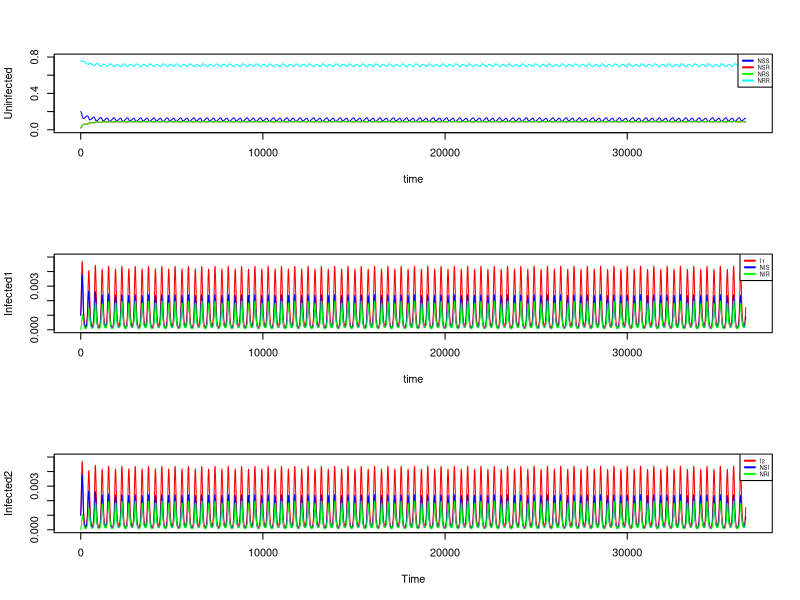
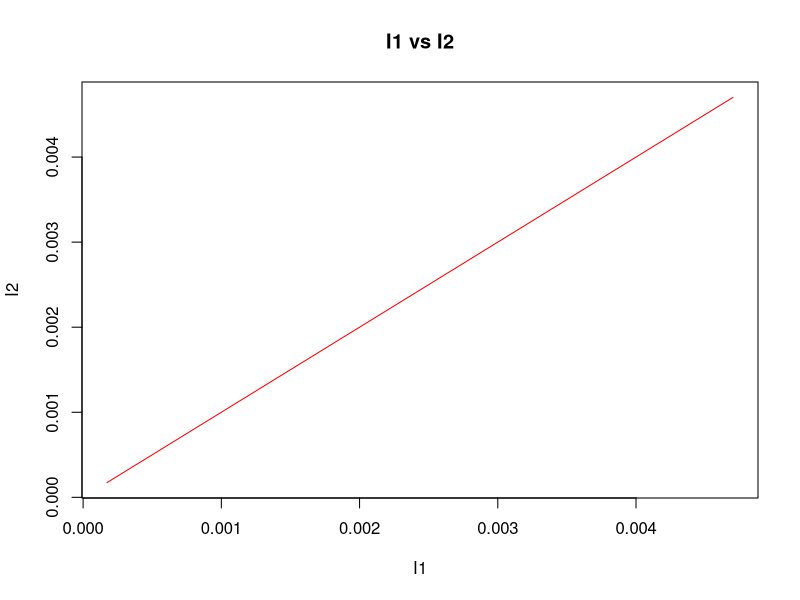

Reproduce these figures in R, in order.
####### Two Strains with Competition ####################
## Two-strain model with optional sinusoidal forcing
## Implemented with deSolve (lsoda) in R
#########################################################

# load package to solve ODEs from R
require(deSolve);

## Function to output system of ODE's at each time point #########################################
diff_eqs <- function(t,y,p){
  beta = p[[1]]
  gamma = p[[2]]
  mu = p[[3]]
  alpha = p[[4]]
  epsilon = p[[5]]
  omega = p[[6]]
  forcing = p[[7]]
  
  if(forcing == 1){
      force = 1 + epsilon*cos(omega*t) # seasonal forcing
  }
  if(forcing == 0){
      force = 1 # no forcing
  }
 
  N = y
  
  with(as.list(p),{
    NSS = N[1]
    NIS = N[2]
    NRS = N[3]
    NSI = N[4]
    NRI = N[5]
    NSR = N[6]
    NIR = N[7]
    I1 = NIS + NIR
    I2 = NSI + NRI
    
    #adjust transmission rate according to forcing
    beta = beta*force
    
    #differential equations
    dNSS.dt = mu - NSS*(beta[1]*I1 + beta[2]*I2) - mu*NSS
    dNIS.dt = NSS*(beta[1]*I1) - gamma[1]*NIS - mu*NIS
    dNRS.dt = gamma[1]*NIS - alpha[2]*beta[2]*I2*NRS - mu*NRS
    dNSI.dt = beta[2]*NSS*I2 - gamma[2]*NSI - mu*NSI
    dNRI.dt = alpha[2]*beta[2]*I2*NRS - gamma[2]*NRI - mu*NRI
    dNSR.dt = gamma[2]*NSI - alpha[1]*beta[1]*I1*NSR - mu*NSR
    dNIR.dt = alpha[1]*beta[1]*I1*NSR - gamma[1]*NIR - mu*NIR
    return(list(c(dNSS.dt,dNIS.dt,dNRS.dt, dNSI.dt, dNRI.dt, dNSR.dt, dNIR.dt)))
  })
}

#### Run the simulation ##############################################################################
# specify initial conditions
NSS = 0.2
NIS = 1e-3
NRS = 0.02
NRI = 0.0
NSI = 1e-3
NSR = 0.02
NIR = 0.0

# specify model parameters
beta = c(5,5)/7
gamma = c(1,1)/7
mu = 1/(10*365)
alpha = c(1,1)
epsilon = .1
omega = 2*(pi/365)
# optional observation noise
obs_sd = 0

# turn on/off forcing
forcing = 1

#specify simulation times
t_start = 0
t_end = 100*365
delta_t = .1

#specify output sampling for plotting
output_interval = 1

#parameters
params = list(beta = beta,
gamma = gamma,
mu = mu,
alpha = alpha,
epsilon = epsilon,
omega = omega,
forcing = forcing)

#time sequence
t = seq(from=t_start,to=t_end,by=delta_t)

#initial conditions
N = c(NSS, NIS, NRS, NSI, NRI, NSR, NIR)

#simulate #####################################################
out = ode(y=N,times=t,func=diff_eqs,parms=params)


time = out[,1]
I1 = out[,3] + out[,8]
I2 = out[,5] + out[,6]

# add optional observation noise
if(obs_sd > 0){
  errors <- rnorm(length(I1), mean = 1, sd = obs_sd)
  I1 <- I1*errors
  I2 <- I2*errors
}

NSS = out[,2]
NIS = out[,3]
NRS = out[,4]
NSI = out[,5]
NRI = out[,6]
NSR = out[,7]
NIR = out[,8]
NRR = 1-rowSums(out[,2:8],)

output <- data.frame(time = time,
                     NSS = NSS,
                     NIS = NIS,
                     NRS = NRS,
                     NSI = NSI,
                     NRI = NRI,
                     NSR = NSR,
                     NIR = NIR,
                     NRR = NRR,
                     I1 = I1,
                     I2 = I2)

# Plotting #############################################################

## plot time-series #####################################################
filename = "time_series.jpg"
jpeg(filename)
par(mfrow=c(3,1))
plot(time,NSS,ylim=c(0,.8),type="l", col = "blue", lwd=1,ylab="Uninfected")
  lines(time, NSR, col="red")
  lines(time, NRS, col = "green")
  lines(time, NRR, col = "cyan")
  legend('topright', legend = c("NSS", "NSR", "NRS", "NRR") , lwd = 2, col = c("blue","red","green", "cyan"), cex = .5 )
plot(time, I1, ylim = c(0,.005), type = 'l', col = "red", lwd =1 , ylab= "Infected1")
  lines(time, NIS, col = "blue")
  lines(time, NIR, col = "green")
  legend('topright', legend = c("I1", "NIS", "NIR") , lwd = 2, col = c("red","blue","green") , cex = .5)
plot(time, I2, ylim = c(0,.005), type = 'l', col = "red", lwd =1 , xlab = "Time", ylab= "Infected2")
  lines(time, NSI, col = "blue")
  lines(time, NRI, col = "green")
  legend('topright', legend = c("I2", "NSI", "NRI") , lwd = 2, col = c("red","blue","green"), cex = .5 )
dev.off()

## plot I1 vs I2 #####################################################
filename = "I1_vs_I2.jpg"
jpeg(filename)
par(mfrow=c(1,1))
plot(I1, I2, type = 'l', col = "red", lwd =1 , xlab = "I1", ylab= "I2", main = "I1 vs I2")
dev.off()
